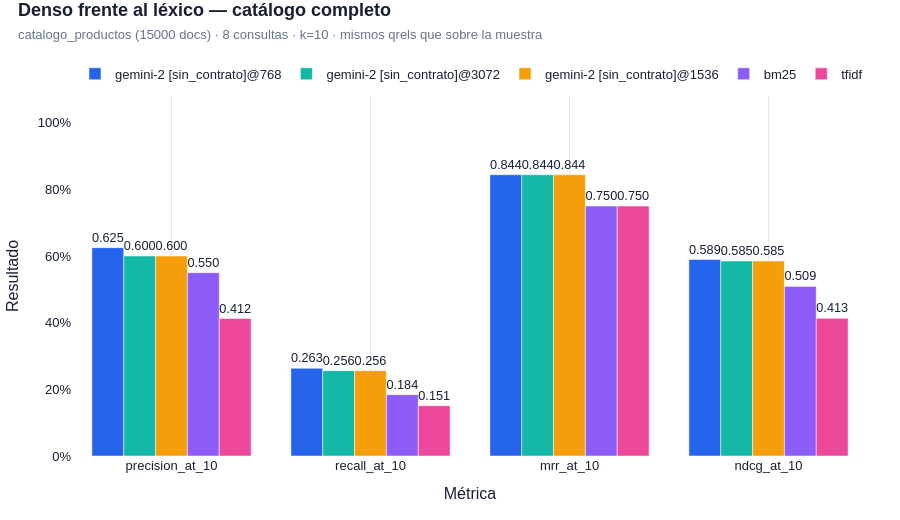

Notebook source saved alongside this figure:
### Code cell
if vectores_completo is None:
    print("P01 sin cerrar: la celda anterior no codificó el catálogo completo.")
else:
    # Las consultas NO se recodifican: su caché es independiente del corpus.
    vectores_query = VECTORES[(ALIAS_G, CONTRATO_G)]["query"]

    def evaluar_completo(dim):
        """Igual que `evaluar`, pero contra los 15.000 IDs del catálogo entero.

        No se reutiliza `evaluar` porque aquella cerró sobre `corpus_ids`, que
        son los 1.500 de la muestra: pasarle estos vectores devolvería IDs
        equivocados sin dar ningún error."""
        docs = truncate_dim(vectores_completo, dim)
        queries = truncate_dim(vectores_query, dim)
        retriever = DenseRetriever(docs, ids_completo, metric="cosine")
        rankings = rank_queries_dense(retriever, query_ids, queries, k=TOP_K)
        return evaluate_rankings(rankings, qrels, k=TOP_K), rankings

    lexico_completo = baseline["completo"]["metricas"]
    ndcg_muestra = {n: m["ndcg_at_10"] for n, m in lexico_muestra.items()}

    filas = []
    RANKINGS_COMPLETO = {}
    # Las tres dimensiones admisibles de D09b salen de la misma codificación:
    # truncar es gratis, así que verlas todas no cuesta ninguna llamada extra.
    for dim in sorted(ordenadas.query("admisible")["dim"].unique(), reverse=True):
        informe, rankings = evaluar_completo(int(dim))
        RANKINGS_COMPLETO[int(dim)] = rankings
        etiqueta = f"{ALIAS_G} [{CONTRATO_G}]@{int(dim)}"
        ndcg_muestra[etiqueta] = float(
            barrido.query(
                "modelo == @ALIAS_G and contrato == @CONTRATO_G and dim == @dim"
            )["ndcg_at_10"].iloc[0]
        )
        filas.append({"sistema": etiqueta, "familia": "denso", **informe.summary})

    filas += [
        {"sistema": nombre, "familia": "léxico", **metricas}
        for nombre, metricas in lexico_completo.items()
    ]

    completo_vs_lexico = (
        pd.DataFrame(filas).sort_values("ndcg_at_10", ascending=False).reset_index(drop=True)
    )
    completo_vs_lexico["muestra_1500"] = completo_vs_lexico["sistema"].map(ndcg_muestra)
    completo_vs_lexico["caida_al_escalar"] = (
        completo_vs_lexico["ndcg_at_10"] - completo_vs_lexico["muestra_1500"]
    ).round(4)

    mejor_lexico_completo = max(m["ndcg_at_10"] for m in lexico_completo.values())
    ventaja = (
        completo_vs_lexico.query("familia == 'denso'").iloc[0]["ndcg_at_10"]
        - mejor_lexico_completo
    )
    print(
        f"Ventaja del mejor denso sobre el mejor léxico:\n"
        f"  muestra  (1.500) : {barrido.iloc[0]['ndcg_at_10'] - max(ndcg_muestra[n] for n in lexico_muestra):+.4f}\n"
        f"  completo (15.000): {ventaja:+.4f}"
    )
    display(
        completo_vs_lexico[
            ["sistema", "familia", "muestra_1500", "ndcg_at_10",
             "caida_al_escalar", "recall_at_10", "mrr_at_10", "precision_at_10"]
        ]
    )

    plot_metric_comparison(
        {
            fila["sistema"]: {m: float(fila[m]) for m in METRICAS}
            for _, fila in completo_vs_lexico.iterrows()
        },
        title="Denso frente al léxico — catálogo completo",
        subtitle=(
            f"{CORPUS_COMPLETO} ({len(textos_completo)} docs) · {len(query_ids)} consultas "
            f"· k={TOP_K} · mismos qrels que sobre la muestra"
        ),
    ).show()

### Figure 1 — Plotly figure (JSON) as saved in the notebook; plotly's stock layout.template omitted (floating-point values rounded to 4 significant figures)
{"data": [{"cliponaxis": false, "hovertemplate": "<b>gemini-2 [sin_contrato]@768</b><br>%{x}: %{y:.4f}<extra></extra>", "name": "gemini-2 [sin_contrato]@768", "text": ["0.625", "0.263", "0.844", "0.589"], "textposition": "outside", "type": "bar", "x": ["precision_at_10", "recall_at_10", "mrr_at_10", "ndcg_at_10"], "y": [0.625, 0.2632, 0.8438, 0.5894]}, {"cliponaxis": false, "hovertemplate": "<b>gemini-2 [sin_contrato]@3072</b><br>%{x}: %{y:.4f}<extra></extra>", "name": "gemini-2 [sin_contrato]@3072", "text": ["0.600", "0.256", "0.844", "0.585"], "textposition": "outside", "type": "bar", "x": ["precision_at_10", "recall_at_10", "mrr_at_10", "ndcg_at_10"], "y": [0.6, 0.2561, 0.8438, 0.5849]}, {"cliponaxis": false, "hovertemplate": "<b>gemini-2 [sin_contrato]@1536</b><br>%{x}: %{y:.4f}<extra></extra>", "name": "gemini-2 [sin_contrato]@1536", "text": ["0.600", "0.256", "0.844", "0.585"], "textposition": "outside", "type": "bar", "x": ["precision_at_10", "recall_at_10", "mrr_at_10", "ndcg_at_10"], "y": [0.6, 0.2561, 0.8438, 0.5849]}, {"cliponaxis": false, "hovertemplate": "<b>bm25</b><br>%{x}: %{y:.4f}<extra></extra>", "name": "bm25", "text": ["0.550", "0.184", "0.750", "0.509"], "textposition": "outside", "type": "bar", "x": ["precision_at_10", "recall_at_10", "mrr_at_10", "ndcg_at_10"], "y": [0.55, 0.1841, 0.75, 0.5088]}, {"cliponaxis": false, "hovertemplate": "<b>tfidf</b><br>%{x}: %{y:.4f}<extra></extra>", "name": "tfidf", "text": ["0.412", "0.151", "0.750", "0.413"], "textposition": "outside", "type": "bar", "x": ["precision_at_10", "recall_at_10", "mrr_at_10", "ndcg_at_10"], "y": [0.4125, 0.151, 0.75, 0.4129]}], "layout": {"barmode": "group", "colorway": ["#2563EB", "#14B8A6", "#F59E0B", "#8B5CF6", "#EC4899", "#0EA5E9", "#84CC16", "#F97316"], "font": {"color": "#172033", "family": "Arial, sans-serif", "size": 13}, "height": 520, "hoverlabel": {"bgcolor": "white", "font": {"family": "Arial", "size": 13}}, "legend": {"orientation": "h", "x": 1, "xanchor": "right", "y": 1.02, "yanchor": "bottom"}, "margin": {"b": 64, "l": 72, "r": 32, "t": 96}, "paper_bgcolor": "#FFFFFF", "plot_bgcolor": "#FFFFFF", "title": {"text": "<b>Denso frente al léxico — catálogo completo</b><br><span style='font-size:13px;color:#64748B'>catalogo_productos (15000 docs) · 8 consultas · k=10 · mismos qrels que sobre la muestra</span>", "x": 0.02, "xanchor": "left", "y": 0.97}, "xaxis": {"automargin": true, "gridcolor": "#E2E8F0", "showgrid": true, "title": {"text": "Métrica"}, "zeroline": false}, "yaxis": {"automargin": true, "range": [0, 1.08], "showgrid": false, "tickformat": ".0%", "title": {"text": "Resultado"}, "zeroline": false}}}
